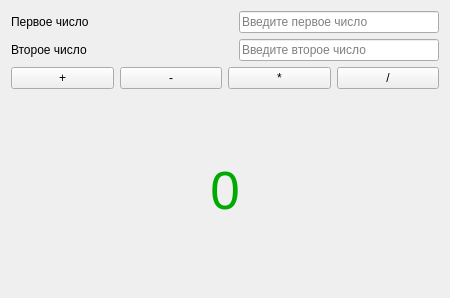
<?xml version="1.0" encoding="UTF-8"?>
<ui version="4.0">
 <class>Form</class>
 <widget class="QWidget" name="Form">
  <property name="geometry">
   <rect>
    <x>0</x>
    <y>0</y>
    <width>450</width>
    <height>298</height>
   </rect>
  </property>
  <property name="maximumSize">
   <size>
    <width>450</width>
    <height>300</height>
   </size>
  </property>
  <property name="windowTitle">
   <string>Простейший калькулятор</string>
  </property>
  <layout class="QVBoxLayout" name="verticalLayout_2">
   <item>
    <layout class="QVBoxLayout" name="verticalLayout">
     <item>
      <layout class="QHBoxLayout" name="horizontalLayout">
       <item>
        <widget class="QLabel" name="label">
         <property name="text">
          <string>Первое число</string>
         </property>
        </widget>
       </item>
       <item>
        <spacer name="horizontalSpacer">
         <property name="orientation">
          <enum>Qt::Orientation::Horizontal</enum>
         </property>
         <property name="sizeHint" stdset="0">
          <size>
           <width>40</width>
           <height>20</height>
          </size>
         </property>
        </spacer>
       </item>
       <item>
        <widget class="QLineEdit" name="lineEdit">
         <property name="minimumSize">
          <size>
           <width>200</width>
           <height>0</height>
          </size>
         </property>
         <property name="placeholderText">
          <string>Введите первое число</string>
         </property>
        </widget>
       </item>
      </layout>
     </item>
     <item>
      <layout class="QHBoxLayout" name="horizontalLayout_2">
       <item>
        <widget class="QLabel" name="label_2">
         <property name="text">
          <string>Второе число</string>
         </property>
        </widget>
       </item>
       <item>
        <spacer name="horizontalSpacer_2">
         <property name="orientation">
          <enum>Qt::Orientation::Horizontal</enum>
         </property>
         <property name="sizeHint" stdset="0">
          <size>
           <width>40</width>
           <height>20</height>
          </size>
         </property>
        </spacer>
       </item>
       <item>
        <widget class="QLineEdit" name="lineEdit_2">
         <property name="minimumSize">
          <size>
           <width>200</width>
           <height>0</height>
          </size>
         </property>
         <property name="placeholderText">
          <string>Введите второе число</string>
         </property>
        </widget>
       </item>
      </layout>
     </item>
     <item>
      <layout class="QHBoxLayout" name="horizontalLayout_3">
       <item>
        <widget class="QPushButton" name="pushButton">
         <property name="text">
          <string>+</string>
         </property>
        </widget>
       </item>
       <item>
        <widget class="QPushButton" name="pushButton_2">
         <property name="text">
          <string>-</string>
         </property>
        </widget>
       </item>
       <item>
        <widget class="QPushButton" name="pushButton_3">
         <property name="text">
          <string>*</string>
         </property>
        </widget>
       </item>
       <item>
        <widget class="QPushButton" name="pushButton_4">
         <property name="text">
          <string>/</string>
         </property>
        </widget>
       </item>
      </layout>
     </item>
     <item>
      <widget class="QLabel" name="label_3">
       <property name="font">
        <font>
         <pointsize>40</pointsize>
        </font>
       </property>
       <property name="styleSheet">
        <string notr="true">color: rgb(0, 170, 0);</string>
       </property>
       <property name="text">
        <string>0</string>
       </property>
       <property name="alignment">
        <set>Qt::AlignmentFlag::AlignCenter</set>
       </property>
      </widget>
     </item>
    </layout>
   </item>
  </layout>
 </widget>
 <resources/>
 <connections/>
</ui>
